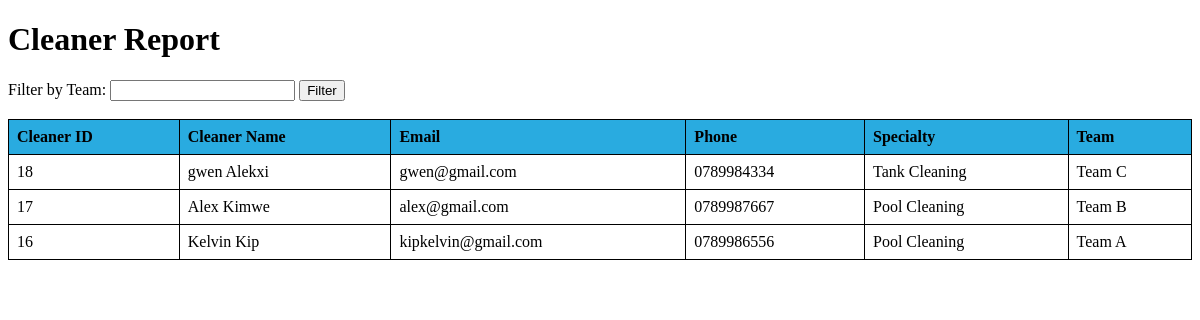
The app's page /admin/cleaner_report.php with its own data.
### tables this page shows
CREATE TABLE `cleaners` (
  `id` int(11) NOT NULL,
  `name` varchar(255) NOT NULL,
  `email` varchar(255) NOT NULL,
  `phone` varchar(15) NOT NULL,
  `specialty` varchar(255) NOT NULL,
  `team` varchar(50) NOT NULL
);

### admin/cleaner_report.php (the view, shortened to what this page needs)
<?php
require_once './includes/conn1.php';
if (isset($_GET['team'])) {
    $selectedTeam = $_GET['team'];
    $selectedTeam = trim($selectedTeam);
    $selectedTeam = htmlspecialchars($selectedTeam);
    $teamFilter = "AND team = ?";
    $pageTitle = "Cleaner Report for Team $selectedTeam";
} else {
    $teamFilter = "";
    $pageTitle = "Cleaner Report";
}
$stmt = $conn->prepare("SELECT * FROM `cleaners` WHERE 1 $teamFilter ORDER BY team DESC");
$stmt->execute();
$result = $stmt->get_result();
$cleaners = $result->fetch_all(MYSQLI_ASSOC);
?>
<!DOCTYPE html>
<html lang="en">
<head>
</head>
<body>
    <h1><?= $pageTitle ?></h1>
    <form action="" method="get">
        <label for="team">Filter by Team:</label>
        <input type="text" name="team" id="team">
        <input type="submit" value="Filter">
    </form>
<br>
    <table border="1">
        <thead>
            <tr>
                <th>Cleaner ID</th>
                <th>Cleaner Name</th>
                <th>Email</th>
                <th>Phone</th>
                <th>Specialty</th>
                <th>Team</th>
            </tr>
        </thead>
        <tbody>
            <?php foreach ($cleaners as $cleaner): ?>
                <tr>
                    <td><?= $cleaner['id'] ?></td>
                    <td><?= htmlspecialchars($cleaner['name']) ?></td>
                    <td><?= $cleaner['email'] ?></td>
                    <td><?= $cleaner['phone'] ?></td>
                    <td><?= $cleaner['specialty'] ?></td>
                    <td><?= $cleaner['team'] ?></td>
                </tr>
            <?php endforeach; ?>
        </tbody>
    </table>
</body>
</html>

### admin/cleaner_report.php (style rules this page uses)
table { border-collapse: collapse; width: 100%; }
th, td { border: 1px solid black; padding: 8px; text-align: left; }
th { background-color: #29abe0; }

### records on screen
cleaners: id "18", name "gwen Alekxi", email "gwen@gmail.com", phone "0789984334", specialty "Tank Cleaning", team "Team C"
cleaners: id "17", name "Alex Kimwe", email "alex@gmail.com", phone "0789987667", specialty "Pool Cleaning", team "Team B"
cleaners: id "16", name "Kelvin Kip", email "kipkelvin@gmail.com", phone "0789986556", specialty "Pool Cleaning", team "Team A"

### other values on screen
$pageTitle "Cleaner Report"
